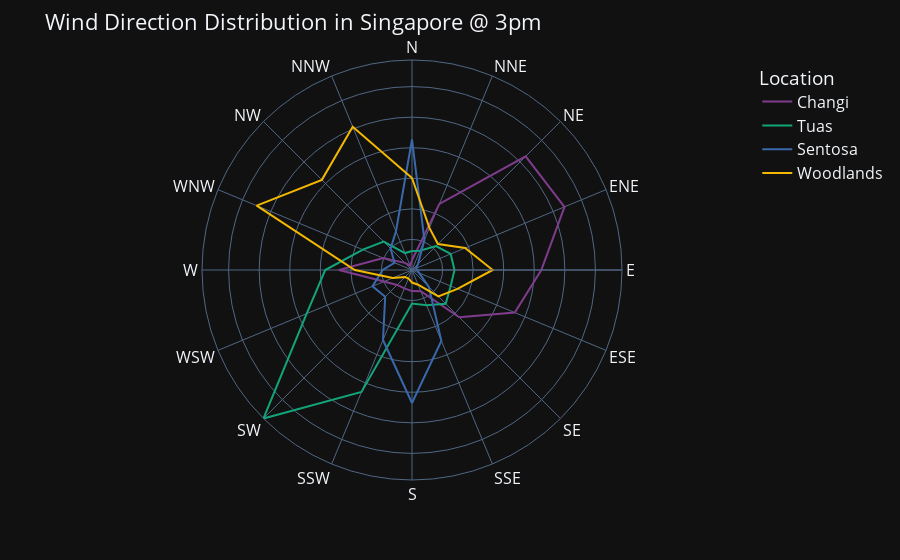

The cell this chart's notebook holds for it:
### Markdown cell above
Notes:
- At 9am,

### Code cell
wind_3pm = df.groupby(['Location','WindDir3pm']).size().reset_index(name='Count')

plot_polar(wind_3pm, r='Count', theta='WindDir3pm', title = 'Wind Direction Distribution in Singapore @ 3pm', color = 'Location')

### Figure 1 — Plotly figure (JSON) as saved in the notebook; plotly's stock layout.template omitted (floating-point values rounded to 4 significant figures)
{"data": [{"hovertemplate": "Location=Changi<br>Count=%{r}<br>WindDir3pm=%{theta}<extra></extra>", "legendgroup": "Changi", "line": {"color": "rgb(127, 60, 141)", "dash": "solid"}, "marker": {"symbol": "circle"}, "mode": "lines", "name": "Changi", "r": [32, 234, 526, 540, 423, 364, 219, 75, 69, 65, 69, 99, 239, 102, 33, 16, 32], "showlegend": true, "subplot": "polar", "theta": ["N", "NNE", "NE", "ENE", "E", "ESE", "SE", "SSE", "S", "SSW", "SW", "WSW", "W", "WNW", "NW", "NNW", "N"], "type": "scatterpolar"}, {"hovertemplate": "Location=Tuas<br>Count=%{r}<br>WindDir3pm=%{theta}<extra></extra>", "legendgroup": "Tuas", "line": {"color": "rgb(17, 165, 121)", "dash": "solid"}, "marker": {"symbol": "circle"}, "mode": "lines", "name": "Tuas", "r": [62, 68, 111, 137, 139, 137, 156, 125, 110, 432, 687, 373, 284, 174, 131, 60, 62], "showlegend": true, "subplot": "polar", "theta": ["N", "NNE", "NE", "ENE", "E", "ESE", "SE", "SSE", "S", "SSW", "SW", "WSW", "W", "WNW", "NW", "NNW", "N"], "type": "scatterpolar"}, {"hovertemplate": "Location=Sentosa<br>Count=%{r}<br>WindDir3pm=%{theta}<extra></extra>", "legendgroup": "Sentosa", "line": {"color": "rgb(57, 105, 172)", "dash": "solid"}, "marker": {"symbol": "circle"}, "mode": "lines", "name": "Sentosa", "r": [427, 106, 28, 14, 18, 25, 78, 251, 435, 248, 124, 140, 96, 62, 99, 137, 427], "showlegend": true, "subplot": "polar", "theta": ["N", "NNE", "NE", "ENE", "E", "ESE", "SE", "SSE", "S", "SSW", "SW", "WSW", "W", "WNW", "NW", "NNW", "N"], "type": "scatterpolar"}, {"hovertemplate": "Location=Woodlands<br>Count=%{r}<br>WindDir3pm=%{theta}<extra></extra>", "legendgroup": "Woodlands", "line": {"color": "rgb(242, 183, 1)", "dash": "solid"}, "marker": {"symbol": "circle"}, "mode": "lines", "name": "Woodlands", "r": [301, 149, 120, 188, 264, 161, 122, 52, 41, 30, 32, 68, 187, 550, 417, 507, 301], "showlegend": true, "subplot": "polar", "theta": ["N", "NNE", "NE", "ENE", "E", "ESE", "SE", "SSE", "S", "SSW", "SW", "WSW", "W", "WNW", "NW", "NNW", "N"], "type": "scatterpolar"}], "layout": {"font": {"size": 16}, "legend": {"font": {"size": 16}, "title": {"text": "Location"}, "tracegroupgap": 0}, "margin": {"t": 60}, "polar": {"angularaxis": {"direction": "clockwise", "rotation": 90}, "domain": {"x": [0, 1], "y": [0, 1]}, "radialaxis": {"showticklabels": false}}, "title": {"text": "Wind Direction Distribution in Singapore @ 3pm"}}}
